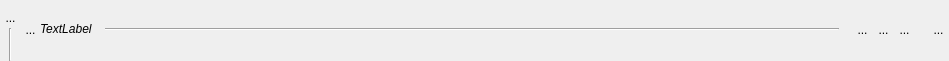
<?xml version="1.0" encoding="UTF-8"?>
<ui version="4.0">
 <class>WidgetFact</class>
 <widget class="QWidget" name="WidgetFact">
  <property name="geometry">
   <rect>
    <x>0</x>
    <y>0</y>
    <width>949</width>
    <height>61</height>
   </rect>
  </property>
  <property name="focusPolicy">
   <enum>Qt::StrongFocus</enum>
  </property>
  <property name="windowTitle">
   <string>Form</string>
  </property>
  <property name="styleSheet">
   <string notr="true"> QGroupBox {
     border: 1px solid gray;
     border-radius: 5px;
     margin-top: 1ex; /* leave space at the top for the title */
 }

 QGroupBox::title {
     padding: 0 3px;
 }</string>
  </property>
  <layout class="QHBoxLayout" name="horizontalLayout_3">
   <property name="spacing">
    <number>0</number>
   </property>
   <property name="leftMargin">
    <number>0</number>
   </property>
   <property name="topMargin">
    <number>2</number>
   </property>
   <property name="rightMargin">
    <number>0</number>
   </property>
   <property name="bottomMargin">
    <number>0</number>
   </property>
   <item>
    <layout class="QVBoxLayout" name="verticalLayout">
     <property name="spacing">
      <number>0</number>
     </property>
     <item>
      <spacer name="verticalSpacer">
       <property name="orientation">
        <enum>Qt::Vertical</enum>
       </property>
       <property name="sizeType">
        <enum>QSizePolicy::Fixed</enum>
       </property>
       <property name="sizeHint" stdset="0">
        <size>
         <width>20</width>
         <height>5</height>
        </size>
       </property>
      </spacer>
     </item>
     <item>
      <widget class="QToolButton" name="RBPlie">
       <property name="minimumSize">
        <size>
         <width>21</width>
         <height>15</height>
        </size>
       </property>
       <property name="maximumSize">
        <size>
         <width>21</width>
         <height>21</height>
        </size>
       </property>
       <property name="styleSheet">
        <string notr="true">border : 0px</string>
       </property>
       <property name="text">
        <string>...</string>
       </property>
       <property name="icon">
        <iconset>
         <normaloff>../Editeur/icons/minusnode.png</normaloff>../Editeur/icons/minusnode.png</iconset>
       </property>
       <property name="iconSize">
        <size>
         <width>21</width>
         <height>21</height>
        </size>
       </property>
      </widget>
     </item>
     <item>
      <layout class="QHBoxLayout" name="horizontalLayout_4">
       <item>
        <widget class="Line" name="line_7">
         <property name="orientation">
          <enum>Qt::Vertical</enum>
         </property>
        </widget>
       </item>
      </layout>
     </item>
    </layout>
   </item>
   <item>
    <layout class="QGridLayout" name="gridLayout">
     <property name="horizontalSpacing">
      <number>0</number>
     </property>
     <item row="0" column="0">
      <widget class="MonBoutonValide" name="RBValide">
       <property name="minimumSize">
        <size>
         <width>17</width>
         <height>25</height>
        </size>
       </property>
       <property name="maximumSize">
        <size>
         <width>21</width>
         <height>25</height>
        </size>
       </property>
       <property name="styleSheet">
        <string notr="true">border : 0px</string>
       </property>
       <property name="text">
        <string>...</string>
       </property>
       <property name="icon">
        <iconset>
         <normaloff>../Editeur/icons/ast-green-ball.png</normaloff>../Editeur/icons/ast-green-ball.png</iconset>
       </property>
       <property name="iconSize">
        <size>
         <width>21</width>
         <height>25</height>
        </size>
       </property>
      </widget>
     </item>
     <item row="0" column="1">
      <layout class="QHBoxLayout" name="horizontalLayout">
       <property name="spacing">
        <number>0</number>
       </property>
       <item>
        <widget class="MonLabelClic" name="GroupBox">
         <property name="sizePolicy">
          <sizepolicy hsizetype="Minimum" vsizetype="Fixed">
           <horstretch>0</horstretch>
           <verstretch>0</verstretch>
          </sizepolicy>
         </property>
         <property name="minimumSize">
          <size>
           <width>0</width>
           <height>25</height>
          </size>
         </property>
         <property name="maximumSize">
          <size>
           <width>12121213</width>
           <height>25</height>
          </size>
         </property>
         <property name="text">
          <string>&lt;html&gt;&lt;head/&gt;&lt;body&gt;&lt;p&gt;&lt;span style=&quot; font-style:italic;&quot;&gt;TextLabel&lt;/span&gt;&lt;/p&gt;&lt;/body&gt;&lt;/html&gt;</string>
         </property>
        </widget>
       </item>
       <item>
        <spacer name="horizontalSpacer">
         <property name="orientation">
          <enum>Qt::Horizontal</enum>
         </property>
         <property name="sizeType">
          <enum>QSizePolicy::Fixed</enum>
         </property>
         <property name="sizeHint" stdset="0">
          <size>
           <width>13</width>
           <height>20</height>
          </size>
         </property>
        </spacer>
       </item>
       <item>
        <widget class="Line" name="line_4">
         <property name="sizePolicy">
          <sizepolicy hsizetype="Expanding" vsizetype="Fixed">
           <horstretch>0</horstretch>
           <verstretch>0</verstretch>
          </sizepolicy>
         </property>
         <property name="minimumSize">
          <size>
           <width>200</width>
           <height>0</height>
          </size>
         </property>
         <property name="maximumSize">
          <size>
           <width>1500</width>
           <height>16</height>
          </size>
         </property>
         <property name="orientation">
          <enum>Qt::Horizontal</enum>
         </property>
        </widget>
       </item>
       <item>
        <spacer name="horizontalSpacer_3">
         <property name="orientation">
          <enum>Qt::Horizontal</enum>
         </property>
         <property name="sizeType">
          <enum>QSizePolicy::Fixed</enum>
         </property>
         <property name="sizeHint" stdset="0">
          <size>
           <width>13</width>
           <height>20</height>
          </size>
         </property>
        </spacer>
       </item>
       <item>
        <layout class="QHBoxLayout" name="horizontalLayout_2">
         <property name="spacing">
          <number>0</number>
         </property>
         <property name="sizeConstraint">
          <enum>QLayout::SetFixedSize</enum>
         </property>
         <item>
          <widget class="QToolButton" name="RBRun">
           <property name="minimumSize">
            <size>
             <width>21</width>
             <height>31</height>
            </size>
           </property>
           <property name="maximumSize">
            <size>
             <width>21</width>
             <height>31</height>
            </size>
           </property>
           <property name="focusPolicy">
            <enum>Qt::ClickFocus</enum>
           </property>
           <property name="toolTip">
            <string>Lance un script associé à la commande</string>
           </property>
           <property name="styleSheet">
            <string notr="true">border : 0px</string>
           </property>
           <property name="text">
            <string>...</string>
           </property>
           <property name="icon">
            <iconset>
             <normaloff>../Editeur/icons/roue.png</normaloff>../Editeur/icons/roue.png</iconset>
           </property>
           <property name="iconSize">
            <size>
             <width>21</width>
             <height>31</height>
            </size>
           </property>
          </widget>
         </item>
         <item>
          <widget class="QToolButton" name="RBInfo">
           <property name="minimumSize">
            <size>
             <width>21</width>
             <height>25</height>
            </size>
           </property>
           <property name="maximumSize">
            <size>
             <width>21</width>
             <height>25</height>
            </size>
           </property>
           <property name="styleSheet">
            <string notr="true">border : 0px</string>
           </property>
           <property name="text">
            <string>...</string>
           </property>
           <property name="icon">
            <iconset>
             <normaloff>../Editeur/icons/point-interrogation30.png</normaloff>../Editeur/icons/point-interrogation30.png</iconset>
           </property>
           <property name="iconSize">
            <size>
             <width>21</width>
             <height>25</height>
            </size>
           </property>
          </widget>
         </item>
         <item>
          <widget class="QToolButton" name="RBRegle">
           <property name="minimumSize">
            <size>
             <width>21</width>
             <height>25</height>
            </size>
           </property>
           <property name="maximumSize">
            <size>
             <width>21</width>
             <height>25</height>
            </size>
           </property>
           <property name="styleSheet">
            <string notr="true">border : 0px</string>
           </property>
           <property name="text">
            <string>...</string>
           </property>
           <property name="icon">
            <iconset>
             <normaloff>../Editeur/icons/lettreRblanc30.png</normaloff>../Editeur/icons/lettreRblanc30.png</iconset>
           </property>
           <property name="iconSize">
            <size>
             <width>21</width>
             <height>25</height>
            </size>
           </property>
          </widget>
         </item>
        </layout>
       </item>
       <item>
        <spacer name="horizontalSpacer_2">
         <property name="orientation">
          <enum>Qt::Horizontal</enum>
         </property>
         <property name="sizeType">
          <enum>QSizePolicy::Fixed</enum>
         </property>
         <property name="sizeHint" stdset="0">
          <size>
           <width>13</width>
           <height>20</height>
          </size>
         </property>
        </spacer>
       </item>
       <item>
        <widget class="QToolButton" name="RBPoubelle">
         <property name="minimumSize">
          <size>
           <width>21</width>
           <height>25</height>
          </size>
         </property>
         <property name="maximumSize">
          <size>
           <width>21</width>
           <height>25</height>
          </size>
         </property>
         <property name="styleSheet">
          <string notr="true">border : 0px</string>
         </property>
         <property name="text">
          <string>...</string>
         </property>
         <property name="icon">
          <iconset>
           <normaloff>../Editeur/icons/deleteRond.png</normaloff>../Editeur/icons/deleteRond.png</iconset>
         </property>
         <property name="iconSize">
          <size>
           <width>21</width>
           <height>25</height>
          </size>
         </property>
        </widget>
       </item>
      </layout>
     </item>
     <item row="1" column="1">
      <layout class="QVBoxLayout" name="commandesLayout">
       <property name="spacing">
        <number>0</number>
       </property>
       <property name="topMargin">
        <number>2</number>
       </property>
       <item>
        <spacer name="verticalSpacer_2">
         <property name="orientation">
          <enum>Qt::Vertical</enum>
         </property>
         <property name="sizeType">
          <enum>QSizePolicy::Minimum</enum>
         </property>
         <property name="sizeHint" stdset="0">
          <size>
           <width>20</width>
           <height>2</height>
          </size>
         </property>
        </spacer>
       </item>
      </layout>
     </item>
    </layout>
   </item>
  </layout>
  <zorder></zorder>
  <zorder></zorder>
 </widget>
 <customwidgets>
  <customwidget>
   <class>MonBoutonValide</class>
   <extends>QToolButton</extends>
   <header>monBoutonValide.h</header>
  </customwidget>
  <customwidget>
   <class>MonLabelClic</class>
   <extends>QLabel</extends>
   <header>monLabelClic.h</header>
  </customwidget>
 </customwidgets>
 <resources/>
 <connections/>
</ui>
